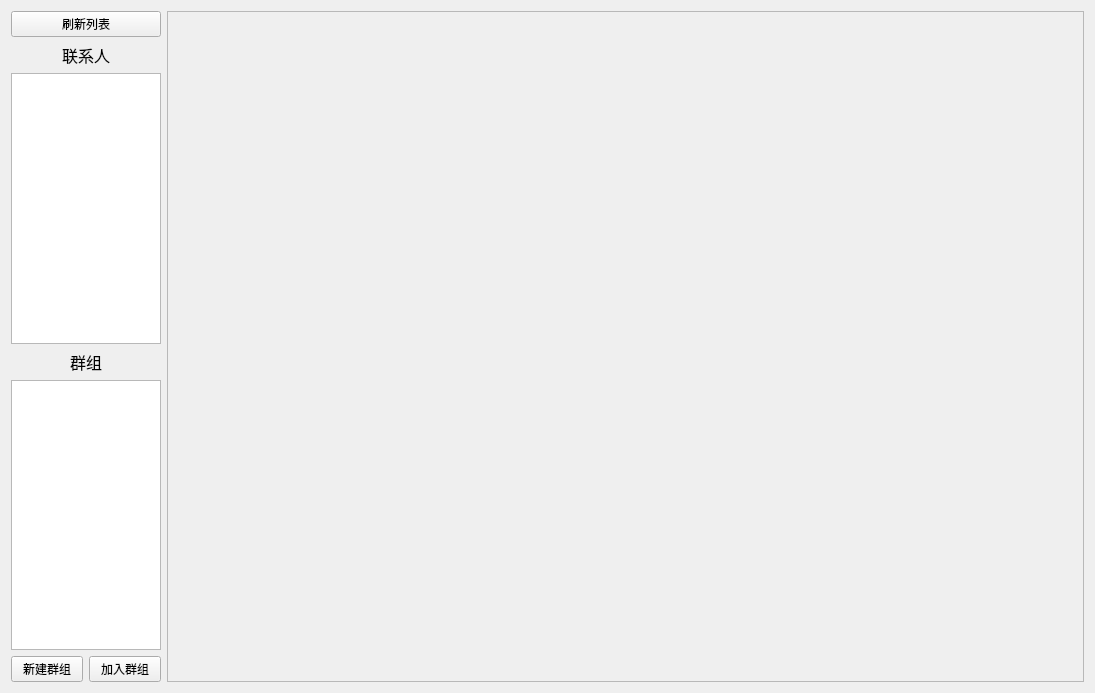
<?xml version="1.0" encoding="UTF-8"?>
<ui version="4.0">
 <class>ChatInfo</class>
 <widget class="QWidget" name="ChatInfo">
  <property name="geometry">
   <rect>
    <x>0</x>
    <y>0</y>
    <width>1095</width>
    <height>693</height>
   </rect>
  </property>
  <property name="windowTitle">
   <string>Form</string>
  </property>
  <layout class="QVBoxLayout" name="verticalLayout_2">
   <item>
    <layout class="QHBoxLayout" name="horizontalLayout_2">
     <item>
      <layout class="QVBoxLayout" name="verticalLayout">
       <item>
        <widget class="QPushButton" name="pb_refllushList">
         <property name="minimumSize">
          <size>
           <width>150</width>
           <height>0</height>
          </size>
         </property>
         <property name="text">
          <string>刷新列表</string>
         </property>
        </widget>
       </item>
       <item>
        <widget class="QLabel" name="label">
         <property name="minimumSize">
          <size>
           <width>100</width>
           <height>0</height>
          </size>
         </property>
         <property name="maximumSize">
          <size>
           <width>150</width>
           <height>16777215</height>
          </size>
         </property>
         <property name="font">
          <font>
           <pointsize>12</pointsize>
          </font>
         </property>
         <property name="layoutDirection">
          <enum>Qt::LeftToRight</enum>
         </property>
         <property name="text">
          <string>联系人</string>
         </property>
         <property name="textFormat">
          <enum>Qt::AutoText</enum>
         </property>
         <property name="alignment">
          <set>Qt::AlignCenter</set>
         </property>
        </widget>
       </item>
       <item>
        <widget class="QListWidget" name="list_UserList">
         <property name="minimumSize">
          <size>
           <width>150</width>
           <height>0</height>
          </size>
         </property>
         <property name="maximumSize">
          <size>
           <width>150</width>
           <height>16777215</height>
          </size>
         </property>
        </widget>
       </item>
       <item>
        <widget class="QLabel" name="label_2">
         <property name="minimumSize">
          <size>
           <width>100</width>
           <height>0</height>
          </size>
         </property>
         <property name="maximumSize">
          <size>
           <width>150</width>
           <height>16777215</height>
          </size>
         </property>
         <property name="font">
          <font>
           <pointsize>12</pointsize>
          </font>
         </property>
         <property name="text">
          <string>群组</string>
         </property>
         <property name="alignment">
          <set>Qt::AlignCenter</set>
         </property>
        </widget>
       </item>
       <item>
        <widget class="QListWidget" name="list_groupList">
         <property name="minimumSize">
          <size>
           <width>150</width>
           <height>0</height>
          </size>
         </property>
         <property name="maximumSize">
          <size>
           <width>150</width>
           <height>16777215</height>
          </size>
         </property>
        </widget>
       </item>
       <item>
        <layout class="QHBoxLayout" name="horizontalLayout">
         <item>
          <widget class="QPushButton" name="pb_newgroup">
           <property name="minimumSize">
            <size>
             <width>50</width>
             <height>0</height>
            </size>
           </property>
           <property name="text">
            <string>新建群组</string>
           </property>
          </widget>
         </item>
         <item>
          <widget class="QPushButton" name="pb_addGroup">
           <property name="minimumSize">
            <size>
             <width>50</width>
             <height>0</height>
            </size>
           </property>
           <property name="text">
            <string>加入群组</string>
           </property>
          </widget>
         </item>
        </layout>
       </item>
      </layout>
     </item>
     <item>
      <widget class="QFrame" name="frame">
       <property name="minimumSize">
        <size>
         <width>800</width>
         <height>600</height>
        </size>
       </property>
       <property name="frameShape">
        <enum>QFrame::StyledPanel</enum>
       </property>
       <property name="frameShadow">
        <enum>QFrame::Raised</enum>
       </property>
      </widget>
     </item>
    </layout>
   </item>
  </layout>
 </widget>
 <resources/>
 <connections/>
</ui>
